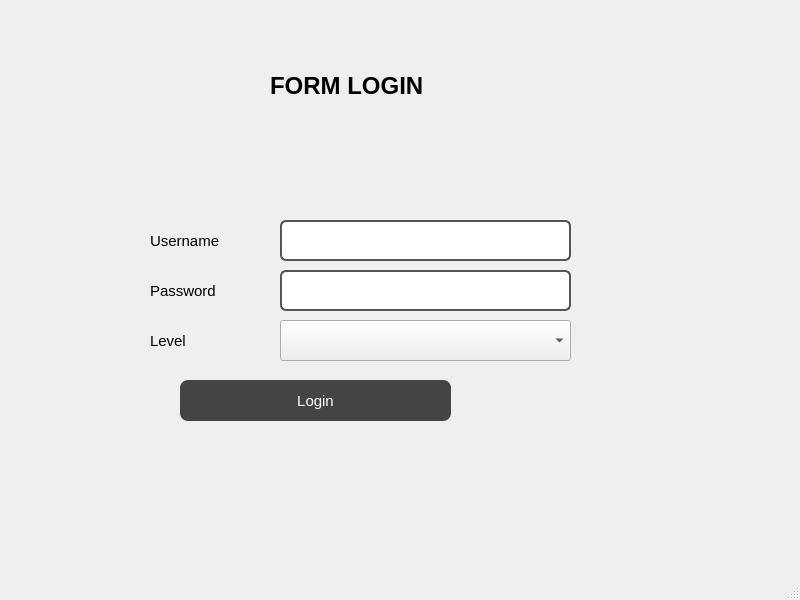
<?xml version="1.0" encoding="UTF-8"?>
<ui version="4.0">
 <class>MainWindow</class>
 <widget class="QMainWindow" name="MainWindow">
  <property name="geometry">
   <rect>
    <x>0</x>
    <y>0</y>
    <width>800</width>
    <height>600</height>
   </rect>
  </property>
  <property name="windowTitle">
   <string>MainWindow</string>
  </property>
  <widget class="QWidget" name="centralwidget">
   <widget class="QLabel" name="label">
    <property name="geometry">
     <rect>
      <x>270</x>
      <y>70</y>
      <width>241</width>
      <height>31</height>
     </rect>
    </property>
    <property name="font">
     <font>
      <pointsize>18</pointsize>
      <weight>75</weight>
      <bold>true</bold>
     </font>
    </property>
    <property name="text">
     <string>FORM LOGIN</string>
    </property>
   </widget>
   <widget class="QLabel" name="label_2">
    <property name="geometry">
     <rect>
      <x>150</x>
      <y>220</y>
      <width>81</width>
      <height>41</height>
     </rect>
    </property>
    <property name="font">
     <font>
      <pointsize>11</pointsize>
     </font>
    </property>
    <property name="text">
     <string>Username</string>
    </property>
   </widget>
   <widget class="QLabel" name="label_3">
    <property name="geometry">
     <rect>
      <x>150</x>
      <y>270</y>
      <width>81</width>
      <height>41</height>
     </rect>
    </property>
    <property name="font">
     <font>
      <pointsize>11</pointsize>
     </font>
    </property>
    <property name="text">
     <string>Password</string>
    </property>
   </widget>
   <widget class="QLineEdit" name="lineEdit">
    <property name="geometry">
     <rect>
      <x>280</x>
      <y>220</y>
      <width>291</width>
      <height>41</height>
     </rect>
    </property>
    <property name="font">
     <font>
      <pointsize>10</pointsize>
     </font>
    </property>
    <property name="styleSheet">
     <string notr="true">QLineEdit {
    background-color: #FFFFFF;
    color: #333333;
    border: 2px solid #555555;
    border-radius: 6px;
    padding: 4px;
}

QLineEdit:focus {
    border: 2px solid #333333;
}</string>
    </property>
   </widget>
   <widget class="QLineEdit" name="lineEdit_2">
    <property name="geometry">
     <rect>
      <x>280</x>
      <y>270</y>
      <width>291</width>
      <height>41</height>
     </rect>
    </property>
    <property name="font">
     <font>
      <pointsize>10</pointsize>
     </font>
    </property>
    <property name="styleSheet">
     <string notr="true">QLineEdit {
    background-color: #FFFFFF;
    color: #333333;
    border: 2px solid #555555;
    border-radius: 6px;
    padding: 4px;
}

QLineEdit:focus {
    border: 2px solid #333333;
}</string>
    </property>
   </widget>
   <widget class="QPushButton" name="pushButton">
    <property name="geometry">
     <rect>
      <x>180</x>
      <y>380</y>
      <width>271</width>
      <height>41</height>
     </rect>
    </property>
    <property name="font">
     <font>
      <pointsize>11</pointsize>
     </font>
    </property>
    <property name="styleSheet">
     <string notr="true">QPushButton {
    background-color: #444444;
    color: white;
    border-radius: 8px;
    padding: 6px 12px;
}

QPushButton:hover {
    background-color: #333333;
}

QPushButton:pressed {
    background-color: #222222;
}</string>
    </property>
    <property name="text">
     <string>Login</string>
    </property>
   </widget>
   <widget class="QLabel" name="label_4">
    <property name="geometry">
     <rect>
      <x>150</x>
      <y>320</y>
      <width>81</width>
      <height>41</height>
     </rect>
    </property>
    <property name="font">
     <font>
      <pointsize>11</pointsize>
     </font>
    </property>
    <property name="text">
     <string>Level</string>
    </property>
   </widget>
   <widget class="QComboBox" name="comboBox">
    <property name="geometry">
     <rect>
      <x>280</x>
      <y>320</y>
      <width>291</width>
      <height>41</height>
     </rect>
    </property>
    <property name="mouseTracking">
     <bool>false</bool>
    </property>
    <property name="acceptDrops">
     <bool>false</bool>
    </property>
   </widget>
  </widget>
  <widget class="QMenuBar" name="menubar">
   <property name="geometry">
    <rect>
     <x>0</x>
     <y>0</y>
     <width>800</width>
     <height>26</height>
    </rect>
   </property>
  </widget>
  <widget class="QStatusBar" name="statusbar"/>
 </widget>
 <resources/>
 <connections/>
</ui>
